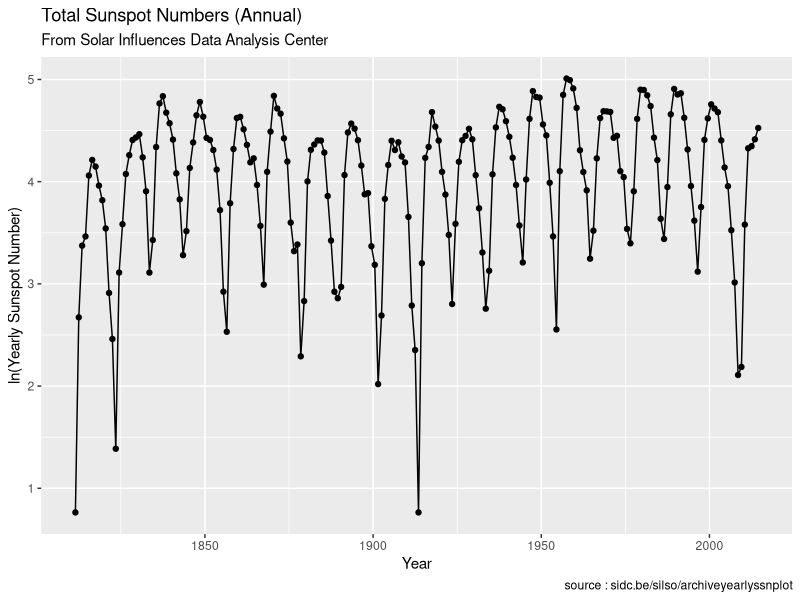
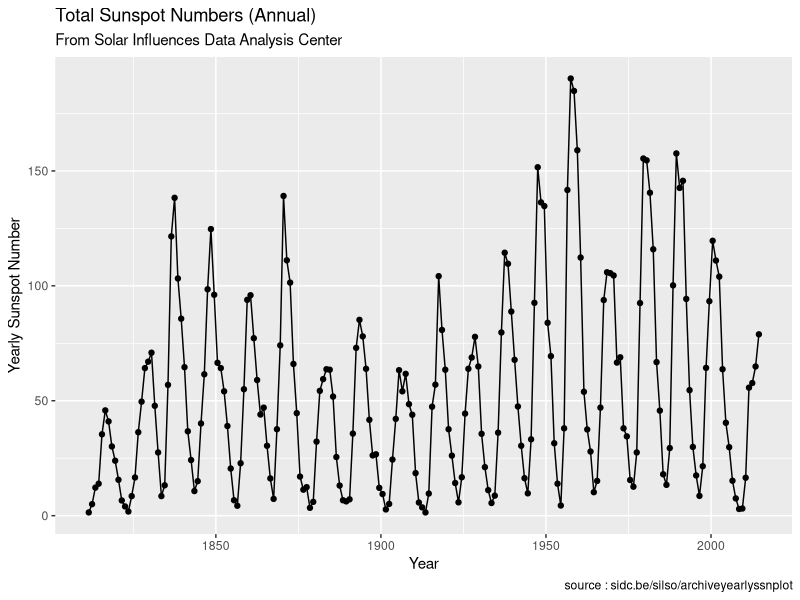
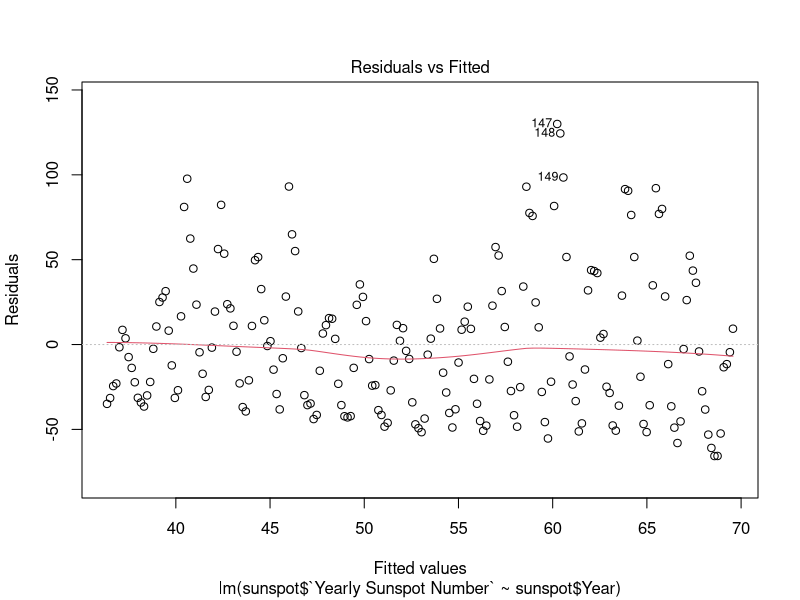
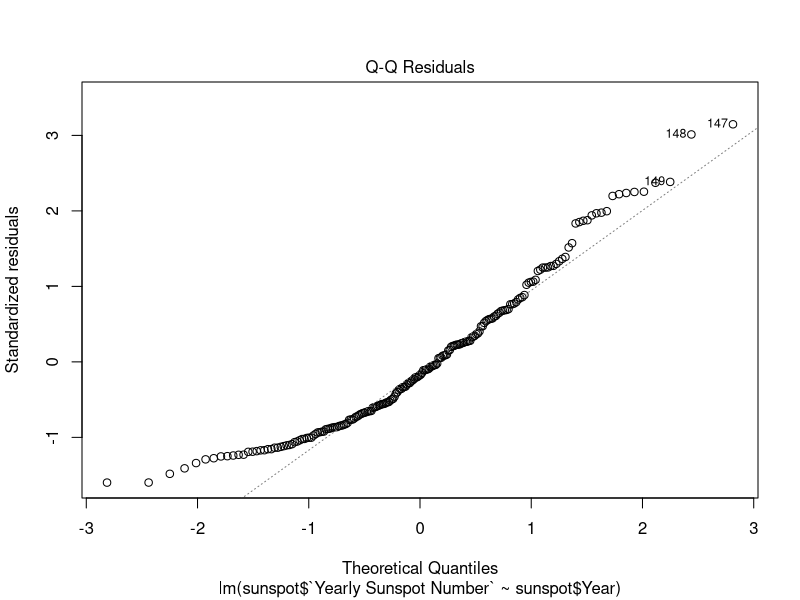
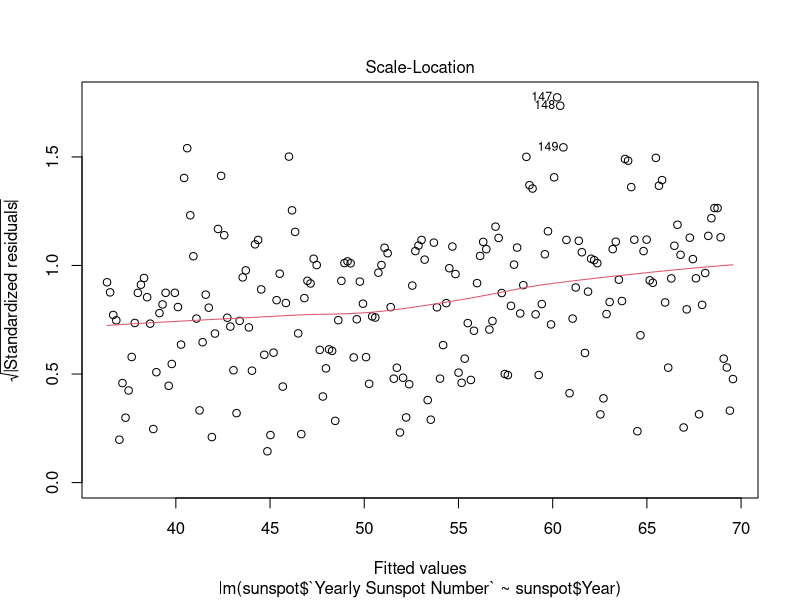
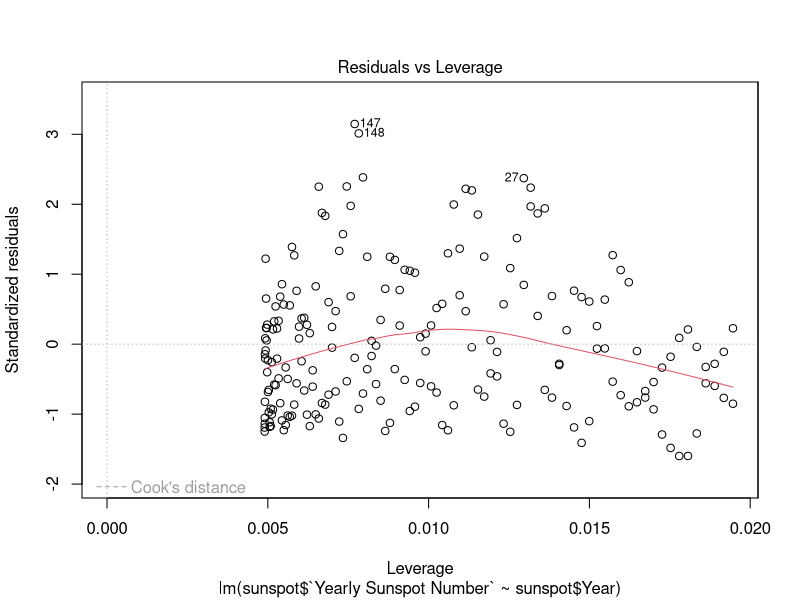
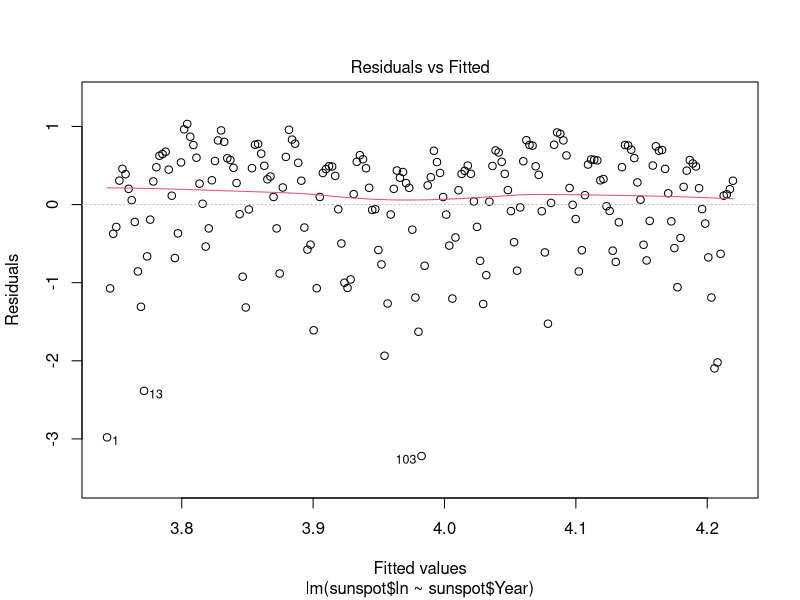
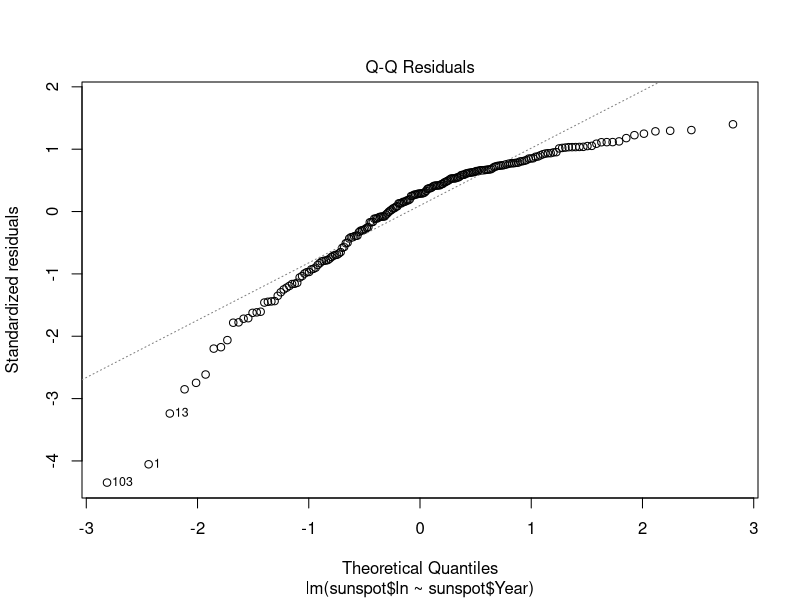

Generate these figures, in order, with R:
#SMA from Time series Douglas Page23
library(readr)
library(magrittr)
library(dplyr)
library(ggplot2)
#library(TTR)
sunspot <- read_csv("sunspot.csv")
#adjust zero value

geomean <- exp(mean(log(sunspot$`Yearly Sunspot Number`[is.finite(log(sunspot$`Yearly Sunspot Number`))]))) #geometric mean and avoid -inf
sunspot$ln = log(((sunspot$`Yearly Sunspot Number`^0.5)-1)/(0.5*(geomean^(0.5-1))))#power family at gramma = -0.5 (square root tranformation)
#tranformed
ggplot(sunspot,aes(Year))+geom_line(aes(y=sunspot$ln),color="black")+geom_point(aes(y=sunspot$ln),color="black")+labs(y="ln(Yearly Sunspot Number)",title="Total Sunspot Numbers (Annual)",subtitle="From Solar Influences Data Analysis Center",caption="source : sidc.be/silso/archiveyearlyssnplot")
#source
ggplot(sunspot,aes(Year))+geom_line(aes(y=sunspot$`Yearly Sunspot Number`),color="black")+geom_point(aes(y=sunspot$`Yearly Sunspot Number`),color="black")+labs(y="Yearly Sunspot Number",title="Total Sunspot Numbers (Annual)",subtitle="From Solar Influences Data Analysis Center",caption="source : sidc.be/silso/archiveyearlyssnplot")
print('Source data')
summary(sunspot$`Yearly Sunspot Number`)
sd(sunspot$`Yearly Sunspot Number`)
print('Transformed data')
summary(sunspot$ln)
sd(sunspot$ln)

#Transformed to source format
#sunspot$trans <- (exp(sunspot$SMAtrans)*(0.5*geomean^(0.5-1))+1)^(1/0.5)
#prove
fit = lm(sunspot$`Yearly Sunspot Number` ~sunspot$Year)
fit1 = lm(sunspot$ln ~sunspot$Year)
plot(fit)
plot(fit1)

anova(fit) #Test significant
anova(fit1)
